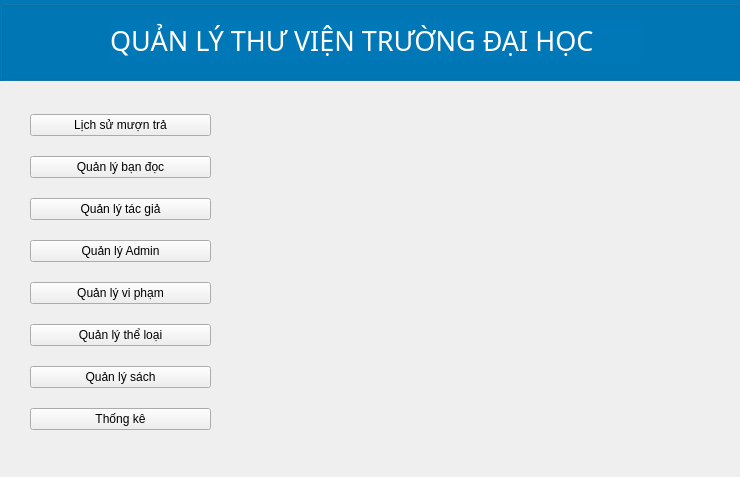
<?xml version="1.0" encoding="UTF-8"?>
<ui version="4.0">
 <class>mainWindow</class>
 <widget class="QWidget" name="mainWindow">
  <property name="geometry">
   <rect>
    <x>0</x>
    <y>0</y>
    <width>740</width>
    <height>477</height>
   </rect>
  </property>
  <property name="windowTitle">
   <string>Trang chủ</string>
  </property>
  <property name="windowIcon">
   <iconset>
    <normaloff>C:/Users/nguye/OneDrive/Hình ảnh/donga.jpg</normaloff>C:/Users/nguye/OneDrive/Hình ảnh/donga.jpg</iconset>
  </property>
  <property name="styleSheet">
   <string notr="true"/>
  </property>
  <widget class="QLabel" name="label_2">
   <property name="geometry">
    <rect>
     <x>250</x>
     <y>100</y>
     <width>461</width>
     <height>351</height>
    </rect>
   </property>
   <property name="text">
    <string/>
   </property>
   <property name="pixmap">
    <pixmap>C:/Users/nguye/OneDrive/Hình ảnh/TOTO-100-scaled.jpg</pixmap>
   </property>
   <property name="scaledContents">
    <bool>true</bool>
   </property>
  </widget>
  <widget class="QGroupBox" name="groupBox">
   <property name="geometry">
    <rect>
     <x>0</x>
     <y>0</y>
     <width>741</width>
     <height>81</height>
    </rect>
   </property>
   <property name="styleSheet">
    <string notr="true">background-color: rgba(0, 119, 182,1)

</string>
   </property>
   <property name="title">
    <string/>
   </property>
   <widget class="QLabel" name="label">
    <property name="geometry">
     <rect>
      <x>110</x>
      <y>20</y>
      <width>531</width>
      <height>41</height>
     </rect>
    </property>
    <property name="font">
     <font>
      <family>Sitka</family>
      <pointsize>20</pointsize>
     </font>
    </property>
    <property name="styleSheet">
     <string notr="true">color: white</string>
    </property>
    <property name="text">
     <string>QUẢN LÝ THƯ VIỆN TRƯỜNG ĐẠI HỌC</string>
    </property>
   </widget>
  </widget>
  <widget class="QWidget" name="layoutWidget">
   <property name="geometry">
    <rect>
     <x>30</x>
     <y>100</y>
     <width>181</width>
     <height>351</height>
    </rect>
   </property>
   <layout class="QVBoxLayout" name="verticalLayout">
    <item>
     <widget class="QPushButton" name="muonTra_pushButton">
      <property name="text">
       <string>Lịch sử mượn trả</string>
      </property>
     </widget>
    </item>
    <item>
     <widget class="QPushButton" name="banDoc_pushButton">
      <property name="text">
       <string>Quản lý bạn đọc</string>
      </property>
     </widget>
    </item>
    <item>
     <widget class="QPushButton" name="tacGia_pushButton">
      <property name="text">
       <string>Quản lý tác giả</string>
      </property>
     </widget>
    </item>
    <item>
     <widget class="QPushButton" name="admin_pushButton">
      <property name="text">
       <string>Quản lý Admin</string>
      </property>
     </widget>
    </item>
    <item>
     <widget class="QPushButton" name="viPham_pushButton">
      <property name="text">
       <string>Quản lý vi phạm</string>
      </property>
     </widget>
    </item>
    <item>
     <widget class="QPushButton" name="theLoai_pushButton">
      <property name="text">
       <string>Quản lý thể loại</string>
      </property>
     </widget>
    </item>
    <item>
     <widget class="QPushButton" name="sach_pushButton">
      <property name="text">
       <string>Quản lý sách</string>
      </property>
     </widget>
    </item>
    <item>
     <widget class="QPushButton" name="thongKe_pushButton">
      <property name="text">
       <string>Thống kê</string>
      </property>
     </widget>
    </item>
   </layout>
  </widget>
 </widget>
 <resources/>
 <connections/>
</ui>
